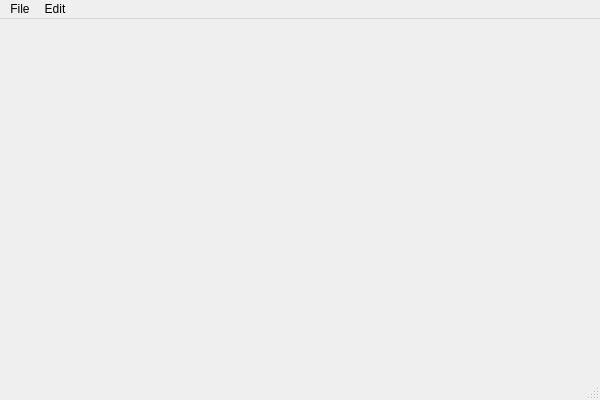
<?xml version="1.0" encoding="UTF-8"?>
<ui version="4.0">
 <class>MPRviewer</class>
 <widget class="QMainWindow" name="MPRviewer">
  <property name="geometry">
   <rect>
    <x>0</x>
    <y>0</y>
    <width>600</width>
    <height>400</height>
   </rect>
  </property>
  <property name="windowTitle">
   <string>MPRviewer</string>
  </property>
  <widget class="QWidget" name="centralWidget"/>
  <widget class="QMenuBar" name="menuBar">
   <property name="geometry">
    <rect>
     <x>0</x>
     <y>0</y>
     <width>600</width>
     <height>20</height>
    </rect>
   </property>
   <widget class="QMenu" name="menuFiles">
    <property name="title">
     <string>File</string>
    </property>
    <addaction name="actionOpen_Files"/>
    <addaction name="actionOpen_Series"/>
   </widget>
   <widget class="QMenu" name="menuEdit">
    <property name="title">
     <string>Edit</string>
    </property>
    <addaction name="actionGaussian_Blur"/>
   </widget>
   <addaction name="menuFiles"/>
   <addaction name="menuEdit"/>
  </widget>
  <widget class="QStatusBar" name="statusBar"/>
  <action name="actionOpen_Files">
   <property name="text">
    <string>Open File</string>
   </property>
  </action>
  <action name="actionOpen_Series">
   <property name="text">
    <string>Open Series</string>
   </property>
  </action>
  <action name="actionGaussian_Blur">
   <property name="text">
    <string>Gaussian Blur</string>
   </property>
  </action>
 </widget>
 <layoutdefault spacing="6" margin="11"/>
 <resources/>
 <connections/>
</ui>
